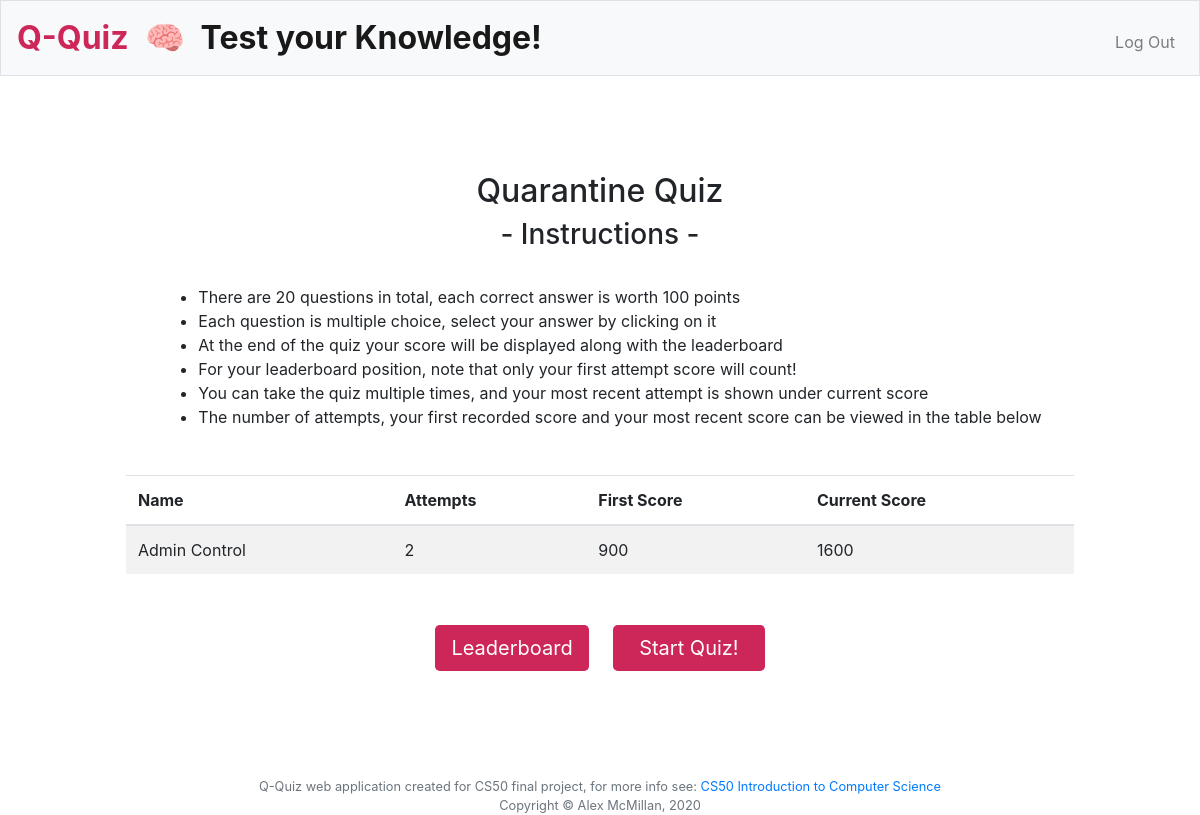
/ (signed in), run on the app's committed database.
### tables this page shows
CREATE TABLE 'users' ('id' INTEGER PRIMARY KEY AUTOINCREMENT NOT NULL, 'username' TEXT NOT NULL, 'hash' TEXT NOT NULL, 
'first_name' TEXT NOT NULL, 'last_name' TEXT NOT NULL, 'attempts' NUMERIC NOT NULL DEFAULT 0, 'score' INTEGER NOT NULL DEFAULT 0, 'high_score' INTEGER);

### application.py (the view)
@app.route("/", methods=["GET", "POST"])
@login_required
def homepage():
    if request.method == "GET":
        user_id = session["user_id"]
        rows = db.execute("SELECT first_name, last_name, attempts, score, high_score FROM users WHERE id = :user_id",
                user_id=user_id)
        quiz_data = []     # creating an empty list
        for row in rows:
            quiz_info = {}
            quiz_info["firstname"] = row["first_name"]
            quiz_info["lastname"] = row["last_name"]
            quiz_info["attempts"] = row["attempts"]
            quiz_info["score"] = row["score"]
            quiz_info["highscore"] = row["high_score"]
            quiz_data.append(quiz_info)
        return render_template("/homepage.html", quiz_data=quiz_data)
    else:
        return redirect("/question1")

### application.py (called while the page is built)
@app.after_request
def after_request(response):
    response.headers["Cache-Control"] = "no-cache, no-store, must-revalidate"
    response.headers["Expires"] = 0
    response.headers["Pragma"] = "no-cache"
    return response

### helpers.py (called while the page is built)
def login_required(f):
    @wraps(f)
    def decorated_function(*args, **kwargs):
        if session.get("user_id") is None:
            return redirect("/welcome")
        return f(*args, **kwargs)
    return decorated_function

### templates/homepage.html (shortened to what this page needs)
{% extends "layout.html" %}
{% block main %}
<main class="container p-5">
    <h2>Quarantine Quiz</h2>
    <h3>- Instructions -</h3>
    <section id="whitespace"></section>
    <div class="parent">
        <ul>
            <li>There are 20 questions in total, each correct answer is worth 100 points</li>
            <li>Each question is multiple choice, select your answer by clicking on it</li>
            <li>At the end of the quiz your score will be displayed along with the leaderboard</li>
            <li>For your leaderboard position, note that only your first attempt score will count!</li>
            <li>You can take the quiz multiple times, and your most recent attempt is shown under current score</li>
            <li>The number of attempts, your first recorded score and your most recent score can be viewed in the table below</li>
        </ul>
    </div>
    <section id="whitespace"></section>
    <table class="table table-striped table-left">
        <thead>
            <tr>
                <th>Name</th>
                <th>Attempts</th>
                <th>First Score</th>
                <th>Current Score</th>
            </tr>
        </thead>
        <tbody>
            {% for i in quiz_data: %}
            <tr>
                <td>{{ i.firstname + ' ' + i.lastname }}</td>
                <td>{{ i.attempts }}</td>
                <td>{{ i.highscore }}</td>
                <td>{{ i.score }}</td>
            </tr>
            {% endfor %}
        </tbody>
    </table>
    <section id="whitespace"></section>
    <a class="btn btn-primary btn-lg btn-pink" style="margin:10px;" href="/leaderboard" role="button">Leaderboard</a>
    <a class="btn btn-primary btn-lg btn-pink" style="margin:10px;" href="/question1" role="button">&ensp;Start Quiz!&ensp;</a>
</main>
{% endblock %}

### static/styles.css (style rules this page uses)
main { overflow-x: auto; text-align: center; }
.table-left { text-align: left; }
.btn-pink { background-color: #cd2658; border: none; }
.parent { text-align: center; }
ul { display: inline-block; text-align: left; }
#whitespace { padding: 10px; margin: 5px; }

### data on the page
users: first_name+last_name "Admin Control", attempts "2", highscore "900", score "1600"
